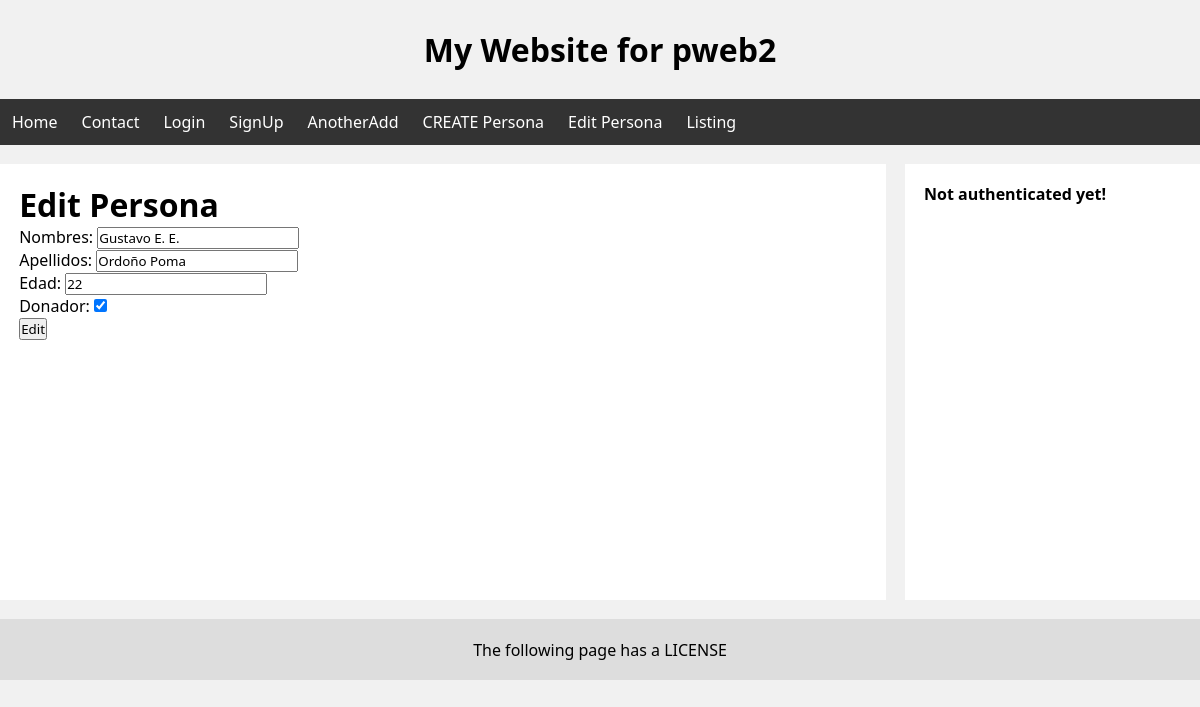
The app's page /personas/7/edit/ with its own data.
### personas/models.py (models this page shows, shortened)
class Persona(models.Model):
    nombres = models.CharField(max_length=100)
    apellidos = models.CharField(max_length=100)
    edad = models.IntegerField() # max_digits=3
    donador = models.BooleanField()

### personas/views.py (the view)
# urls.py: path('personas/<int:myID>/edit/', personaEditView, name="editPersona"),
def personaEditView(request, myID):
    persona = Persona.objects.get(id=myID)
    initialValues = {}
    form = PersonaForm(request.POST or None, instance=persona, initial=initialValues)
    if form.is_valid():
        form.save()
        return redirect("/personas")
    return render(request, "personas/edit.html", {
        "idPersona": persona.id,
        "form": form
    })

### personas/forms.py (shortened to what this page needs)
class PersonaForm(forms.ModelForm):
    class Meta:
        model = Persona
        fields = [
            "nombres",
            "apellidos",
            "edad",
            "donador",
        ]

### personas/templates/personas/edit.html (shortened to what this page needs)
{% extends 'layouts/main-layout.html' %}
{% block content %}
    <h1>Edit Persona</h1>
    <form action="/personas/{{ idPersona }}/edit/" method="POST">
        {{ form.as_p }}
        <input type="submit" value="Edit">
    </form>
{% endblock %}

### static/css/styles.css (style rules this page uses)
* { box-sizing: border-box; margin: 0; padding: 0; font-family:'Segoe UI', Tahoma, Geneva, Verdana, sans-serif; }
body { background-color: #F1F1F1; }

### records on screen
Persona: nombres "Gustavo E. E.", apellidos "Ordoño Poma", edad "22", donador "☑"
